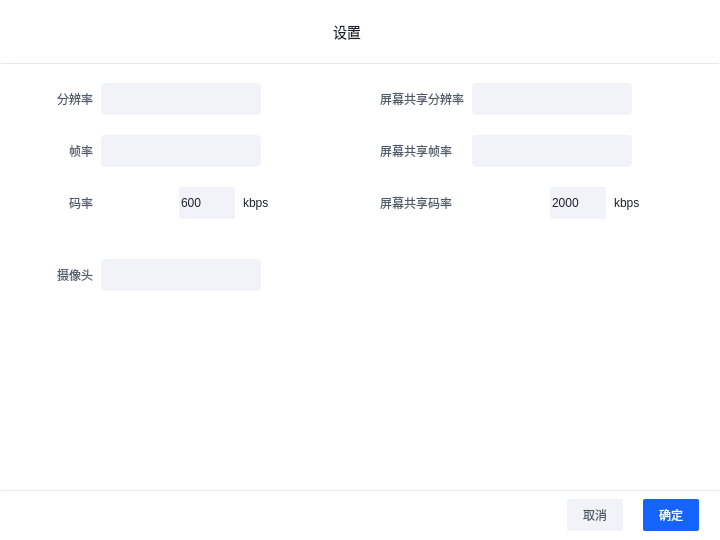
<?xml version="1.0" encoding="UTF-8"?>
<ui version="4.0">
 <class>Setting</class>
 <widget class="QWidget" name="Setting">
  <property name="geometry">
   <rect>
    <x>0</x>
    <y>0</y>
    <width>720</width>
    <height>540</height>
   </rect>
  </property>
  <property name="minimumSize">
   <size>
    <width>720</width>
    <height>540</height>
   </size>
  </property>
  <property name="maximumSize">
   <size>
    <width>720</width>
    <height>540</height>
   </size>
  </property>
  <property name="windowTitle">
   <string>Form</string>
  </property>
  <property name="styleSheet">
   <string notr="true">#MeetingSetting{
	border:1px solid #E5E8EF;
}

#content_widget{
	border-top:1px solid #E5E8EF;
	border-bottom:1px solid #E5E8EF;
}

*{
	font-family : 'Microsoft YaHei';
	font-size:12px;
    color:#4E5969;
	outline:0px;
}

QWidget{
	background:#fff;
}


#lbl_title{
	font-size: 14px;
	color: #1D2129;
}

#lbl_kbps,#lbl_screen_kbps{
	color: #1D2129;
}



#btn_close{
	border:none;background-image:url(:img/setting_close);
	background-position:center;
	background-repeat:no-repeat;
}

#btn_cancel{
background: #F2F3F8;
border-radius: 2px;
}

#btn_confirm{
	color:#fff;
	background: #1664FF;
	border-radius: 2px;
}


QComboBox {
  color: #1D2129;
  background: #F2F3F8;
  border-radius: 2px;
  border-radius : 4px;
  padding-left : 16px;
  padding-top : 5px;
  padding-bottom : 5px;
}

QComboBox::drop-down {
  margin-right : 10px;
  border:  none;
}

QComboBox::down-arrow {
  width:16px;
  height: 16px;
  background-image: url(:img/down);
  background-position:center;
  background-repeat:no-repeat;
}

QComboBox::ListView{
    outline: 1px solid rgba(0,0,0,0);  

}

QLineEdit{
	background: #F2F3F8;
	border-radius: 2px;
	color: #1D2129;
}


#btn_history,#btn_record{
	border-radius: 2px;
	border:none;
	background: #F2F3F8;
	text-align: left;
	padding-left:16px;
	padding-right:10px;
    background-image: url(:img/down);
    background-position:right;
    background-repeat:no-repeat;
	background-origin:content;
}



</string>
  </property>
  <layout class="QVBoxLayout" name="verticalLayout_5">
   <property name="spacing">
    <number>0</number>
   </property>
   <property name="leftMargin">
    <number>1</number>
   </property>
   <property name="topMargin">
    <number>1</number>
   </property>
   <property name="rightMargin">
    <number>1</number>
   </property>
   <property name="bottomMargin">
    <number>1</number>
   </property>
   <item>
    <widget class="QWidget" name="top_widget" native="true">
     <property name="minimumSize">
      <size>
       <width>0</width>
       <height>46</height>
      </size>
     </property>
     <property name="maximumSize">
      <size>
       <width>9999</width>
       <height>46</height>
      </size>
     </property>
     <layout class="QHBoxLayout" name="horizontalLayout">
      <property name="leftMargin">
       <number>9</number>
      </property>
      <item>
       <spacer name="horizontalSpacer">
        <property name="orientation">
         <enum>Qt::Horizontal</enum>
        </property>
        <property name="sizeHint" stdset="0">
         <size>
          <width>301</width>
          <height>20</height>
         </size>
        </property>
       </spacer>
      </item>
      <item>
       <widget class="QLabel" name="lbl_title">
        <property name="text">
         <string>设置</string>
        </property>
       </widget>
      </item>
      <item>
       <spacer name="horizontalSpacer_2">
        <property name="orientation">
         <enum>Qt::Horizontal</enum>
        </property>
        <property name="sizeHint" stdset="0">
         <size>
          <width>301</width>
          <height>20</height>
         </size>
        </property>
       </spacer>
      </item>
      <item>
       <widget class="QPushButton" name="btn_close">
        <property name="minimumSize">
         <size>
          <width>20</width>
          <height>20</height>
         </size>
        </property>
        <property name="maximumSize">
         <size>
          <width>20</width>
          <height>20</height>
         </size>
        </property>
        <property name="text">
         <string/>
        </property>
       </widget>
      </item>
     </layout>
    </widget>
   </item>
   <item>
    <widget class="QWidget" name="content_widget" native="true">
     <property name="minimumSize">
      <size>
       <width>0</width>
       <height>428</height>
      </size>
     </property>
     <property name="maximumSize">
      <size>
       <width>16777215</width>
       <height>428</height>
      </size>
     </property>
     <layout class="QVBoxLayout" name="verticalLayout_4">
      <property name="spacing">
       <number>0</number>
      </property>
      <property name="leftMargin">
       <number>20</number>
      </property>
      <property name="topMargin">
       <number>20</number>
      </property>
      <property name="rightMargin">
       <number>0</number>
      </property>
      <property name="bottomMargin">
       <number>0</number>
      </property>
      <item>
       <layout class="QVBoxLayout" name="verticalLayout_3">
        <property name="spacing">
         <number>20</number>
        </property>
        <item>
         <layout class="QHBoxLayout" name="horizontalLayout_13">
          <item>
           <layout class="QVBoxLayout" name="verticalLayout_2">
            <property name="spacing">
             <number>20</number>
            </property>
            <item>
             <layout class="QHBoxLayout" name="horizontalLayout_2">
              <property name="spacing">
               <number>8</number>
              </property>
              <item>
               <widget class="QLabel" name="label_2">
                <property name="minimumSize">
                 <size>
                  <width>72</width>
                  <height>0</height>
                 </size>
                </property>
                <property name="text">
                 <string>分辨率</string>
                </property>
                <property name="alignment">
                 <set>Qt::AlignRight|Qt::AlignTrailing|Qt::AlignVCenter</set>
                </property>
               </widget>
              </item>
              <item>
               <widget class="QComboBox" name="cmb_resolution">
                <property name="minimumSize">
                 <size>
                  <width>160</width>
                  <height>32</height>
                 </size>
                </property>
               </widget>
              </item>
              <item>
               <spacer name="horizontalSpacer_3">
                <property name="orientation">
                 <enum>Qt::Horizontal</enum>
                </property>
                <property name="sizeHint" stdset="0">
                 <size>
                  <width>40</width>
                  <height>20</height>
                 </size>
                </property>
               </spacer>
              </item>
             </layout>
            </item>
            <item>
             <layout class="QHBoxLayout" name="horizontalLayout_3">
              <property name="spacing">
               <number>8</number>
              </property>
              <item>
               <widget class="QLabel" name="label_3">
                <property name="minimumSize">
                 <size>
                  <width>72</width>
                  <height>0</height>
                 </size>
                </property>
                <property name="text">
                 <string>帧率</string>
                </property>
                <property name="alignment">
                 <set>Qt::AlignRight|Qt::AlignTrailing|Qt::AlignVCenter</set>
                </property>
               </widget>
              </item>
              <item>
               <widget class="QComboBox" name="cmb_fps">
                <property name="minimumSize">
                 <size>
                  <width>160</width>
                  <height>32</height>
                 </size>
                </property>
               </widget>
              </item>
              <item>
               <spacer name="horizontalSpacer_4">
                <property name="orientation">
                 <enum>Qt::Horizontal</enum>
                </property>
                <property name="sizeHint" stdset="0">
                 <size>
                  <width>40</width>
                  <height>20</height>
                 </size>
                </property>
               </spacer>
              </item>
             </layout>
            </item>
            <item>
             <layout class="QHBoxLayout" name="horizontalLayout_4">
              <property name="spacing">
               <number>8</number>
              </property>
              <item>
               <widget class="QLabel" name="label_4">
                <property name="minimumSize">
                 <size>
                  <width>72</width>
                  <height>0</height>
                 </size>
                </property>
                <property name="text">
                 <string>码率</string>
                </property>
                <property name="alignment">
                 <set>Qt::AlignRight|Qt::AlignTrailing|Qt::AlignVCenter</set>
                </property>
               </widget>
              </item>
              <item>
               <widget class="SliderWrap" name="sldr_kbps" native="true">
                <property name="minimumSize">
                 <size>
                  <width>70</width>
                  <height>24</height>
                 </size>
                </property>
                <property name="maximumSize">
                 <size>
                  <width>40</width>
                  <height>24</height>
                 </size>
                </property>
               </widget>
              </item>
              <item>
               <widget class="QLineEdit" name="edt_kbps">
                <property name="minimumSize">
                 <size>
                  <width>56</width>
                  <height>32</height>
                 </size>
                </property>
                <property name="maximumSize">
                 <size>
                  <width>56</width>
                  <height>32</height>
                 </size>
                </property>
                <property name="text">
                 <string>600</string>
                </property>
               </widget>
              </item>
              <item>
               <widget class="QLabel" name="lbl_kbps">
                <property name="text">
                 <string>kbps</string>
                </property>
               </widget>
              </item>
              <item>
               <spacer name="horizontalSpacer_5">
                <property name="orientation">
                 <enum>Qt::Horizontal</enum>
                </property>
                <property name="sizeHint" stdset="0">
                 <size>
                  <width>40</width>
                  <height>20</height>
                 </size>
                </property>
               </spacer>
              </item>
             </layout>
            </item>
            <item>
             <layout class="QHBoxLayout" name="horizontalLayout_5">
              <property name="spacing">
               <number>8</number>
              </property>
              <item>
               <spacer name="horizontalSpacer_6">
                <property name="orientation">
                 <enum>Qt::Horizontal</enum>
                </property>
                <property name="sizeHint" stdset="0">
                 <size>
                  <width>40</width>
                  <height>20</height>
                 </size>
                </property>
               </spacer>
              </item>
             </layout>
            </item>
            <item>
             <layout class="QHBoxLayout" name="horizontalLayout_6">
              <property name="spacing">
               <number>8</number>
              </property>
              <item>
               <widget class="QLabel" name="label_6">
                <property name="minimumSize">
                 <size>
                  <width>72</width>
                  <height>0</height>
                 </size>
                </property>
                <property name="text">
                 <string>摄像头</string>
                </property>
                <property name="alignment">
                 <set>Qt::AlignRight|Qt::AlignTrailing|Qt::AlignVCenter</set>
                </property>
               </widget>
              </item>
              <item>
               <widget class="QComboBox" name="cmb_camera">
                <property name="minimumSize">
                 <size>
                  <width>160</width>
                  <height>32</height>
                 </size>
                </property>
               </widget>
              </item>
              <item>
               <spacer name="horizontalSpacer_7">
                <property name="orientation">
                 <enum>Qt::Horizontal</enum>
                </property>
                <property name="sizeHint" stdset="0">
                 <size>
                  <width>40</width>
                  <height>20</height>
                 </size>
                </property>
               </spacer>
              </item>
             </layout>
            </item>
           </layout>
          </item>
          <item>
           <layout class="QVBoxLayout" name="verticalLayout">
            <property name="spacing">
             <number>20</number>
            </property>
            <item>
             <layout class="QHBoxLayout" name="horizontalLayout_10">
              <property name="spacing">
               <number>8</number>
              </property>
              <item>
               <widget class="QLabel" name="label_10">
                <property name="minimumSize">
                 <size>
                  <width>84</width>
                  <height>0</height>
                 </size>
                </property>
                <property name="maximumSize">
                 <size>
                  <width>9999</width>
                  <height>16777215</height>
                 </size>
                </property>
                <property name="text">
                 <string>屏幕共享分辨率</string>
                </property>
               </widget>
              </item>
              <item>
               <widget class="QComboBox" name="cmb_screen_resolution">
                <property name="minimumSize">
                 <size>
                  <width>160</width>
                  <height>32</height>
                 </size>
                </property>
               </widget>
              </item>
              <item>
               <spacer name="horizontalSpacer_11">
                <property name="orientation">
                 <enum>Qt::Horizontal</enum>
                </property>
                <property name="sizeHint" stdset="0">
                 <size>
                  <width>40</width>
                  <height>20</height>
                 </size>
                </property>
               </spacer>
              </item>
             </layout>
            </item>
            <item>
             <layout class="QHBoxLayout" name="horizontalLayout_11">
              <property name="spacing">
               <number>8</number>
              </property>
              <item>
               <widget class="QLabel" name="label_11">
                <property name="minimumSize">
                 <size>
                  <width>84</width>
                  <height>0</height>
                 </size>
                </property>
                <property name="text">
                 <string>屏幕共享帧率</string>
                </property>
               </widget>
              </item>
              <item>
               <widget class="QComboBox" name="cmb_screen_fps">
                <property name="minimumSize">
                 <size>
                  <width>160</width>
                  <height>32</height>
                 </size>
                </property>
               </widget>
              </item>
              <item>
               <spacer name="horizontalSpacer_12">
                <property name="orientation">
                 <enum>Qt::Horizontal</enum>
                </property>
                <property name="sizeHint" stdset="0">
                 <size>
                  <width>40</width>
                  <height>20</height>
                 </size>
                </property>
               </spacer>
              </item>
             </layout>
            </item>
            <item>
             <layout class="QHBoxLayout" name="horizontalLayout_12">
              <property name="spacing">
               <number>8</number>
              </property>
              <item>
               <widget class="QLabel" name="label_12">
                <property name="minimumSize">
                 <size>
                  <width>84</width>
                  <height>0</height>
                 </size>
                </property>
                <property name="text">
                 <string>屏幕共享码率</string>
                </property>
               </widget>
              </item>
              <item>
               <widget class="SliderWrap" name="sldr_screen_kbps" native="true">
                <property name="minimumSize">
                 <size>
                  <width>70</width>
                  <height>24</height>
                 </size>
                </property>
                <property name="maximumSize">
                 <size>
                  <width>40</width>
                  <height>24</height>
                 </size>
                </property>
               </widget>
              </item>
              <item>
               <widget class="QLineEdit" name="edt_screen_kbps">
                <property name="minimumSize">
                 <size>
                  <width>56</width>
                  <height>32</height>
                 </size>
                </property>
                <property name="maximumSize">
                 <size>
                  <width>56</width>
                  <height>32</height>
                 </size>
                </property>
                <property name="text">
                 <string>2000</string>
                </property>
               </widget>
              </item>
              <item>
               <widget class="QLabel" name="lbl_screen_kbps">
                <property name="text">
                 <string>kbps</string>
                </property>
               </widget>
              </item>
              <item>
               <spacer name="horizontalSpacer_13">
                <property name="orientation">
                 <enum>Qt::Horizontal</enum>
                </property>
                <property name="sizeHint" stdset="0">
                 <size>
                  <width>40</width>
                  <height>20</height>
                 </size>
                </property>
               </spacer>
              </item>
             </layout>
            </item>
            <item>
             <spacer name="verticalSpacer">
              <property name="orientation">
               <enum>Qt::Vertical</enum>
              </property>
              <property name="sizeHint" stdset="0">
               <size>
                <width>20</width>
                <height>40</height>
               </size>
              </property>
             </spacer>
            </item>
           </layout>
          </item>
         </layout>
        </item>
        <item>
         <layout class="QHBoxLayout" name="horizontalLayout_7">
          <property name="spacing">
           <number>8</number>
          </property>
          <item>
           <spacer name="horizontalSpacer_8">
            <property name="orientation">
             <enum>Qt::Horizontal</enum>
            </property>
            <property name="sizeHint" stdset="0">
             <size>
              <width>40</width>
              <height>20</height>
             </size>
            </property>
           </spacer>
          </item>
         </layout>
        </item>
        <item>
         <layout class="QHBoxLayout" name="horizontalLayout_8">
          <property name="spacing">
           <number>8</number>
          </property>
          <item>
           <spacer name="horizontalSpacer_9">
            <property name="orientation">
             <enum>Qt::Horizontal</enum>
            </property>
            <property name="sizeHint" stdset="0">
             <size>
              <width>40</width>
              <height>20</height>
             </size>
            </property>
           </spacer>
          </item>
         </layout>
        </item>
        <item>
         <layout class="QHBoxLayout" name="horizontalLayout_9">
          <property name="spacing">
           <number>8</number>
          </property>
          <item>
           <spacer name="horizontalSpacer_10">
            <property name="orientation">
             <enum>Qt::Horizontal</enum>
            </property>
            <property name="sizeHint" stdset="0">
             <size>
              <width>40</width>
              <height>20</height>
             </size>
            </property>
           </spacer>
          </item>
         </layout>
        </item>
       </layout>
      </item>
      <item>
       <spacer name="verticalSpacer_3">
        <property name="orientation">
         <enum>Qt::Vertical</enum>
        </property>
        <property name="sizeHint" stdset="0">
         <size>
          <width>20</width>
          <height>40</height>
         </size>
        </property>
       </spacer>
      </item>
     </layout>
    </widget>
   </item>
   <item>
    <layout class="QHBoxLayout" name="horizontalLayout_14">
     <property name="spacing">
      <number>20</number>
     </property>
     <property name="rightMargin">
      <number>20</number>
     </property>
     <item>
      <spacer name="horizontalSpacer_14">
       <property name="orientation">
        <enum>Qt::Horizontal</enum>
       </property>
       <property name="sizeHint" stdset="0">
        <size>
         <width>40</width>
         <height>20</height>
        </size>
       </property>
      </spacer>
     </item>
     <item>
      <widget class="QPushButton" name="btn_cancel">
       <property name="minimumSize">
        <size>
         <width>56</width>
         <height>32</height>
        </size>
       </property>
       <property name="maximumSize">
        <size>
         <width>56</width>
         <height>32</height>
        </size>
       </property>
       <property name="text">
        <string>取消</string>
       </property>
      </widget>
     </item>
     <item>
      <widget class="QPushButton" name="btn_confirm">
       <property name="minimumSize">
        <size>
         <width>56</width>
         <height>32</height>
        </size>
       </property>
       <property name="maximumSize">
        <size>
         <width>56</width>
         <height>32</height>
        </size>
       </property>
       <property name="text">
        <string>确定</string>
       </property>
      </widget>
     </item>
    </layout>
   </item>
  </layout>
 </widget>
 <customwidgets>
  <customwidget>
   <class>SliderWrap</class>
   <extends>QWidget</extends>
   <header>slider_wrap.h</header>
   <container>1</container>
  </customwidget>
 </customwidgets>
 <resources/>
 <connections>
  <connection>
   <sender>btn_close</sender>
   <signal>clicked()</signal>
   <receiver>Setting</receiver>
   <slot>onClose()</slot>
   <hints>
    <hint type="sourcelabel">
     <x>697</x>
     <y>25</y>
    </hint>
    <hint type="destinationlabel">
     <x>956</x>
     <y>114</y>
    </hint>
   </hints>
  </connection>
 </connections>
 <slots>
  <slot>onClose()</slot>
  <slot>onHistoryShow()</slot>
  <slot>onRecordShow()</slot>
  <slot>onConfirm()</slot>
  <slot>onCancel()</slot>
 </slots>
</ui>
